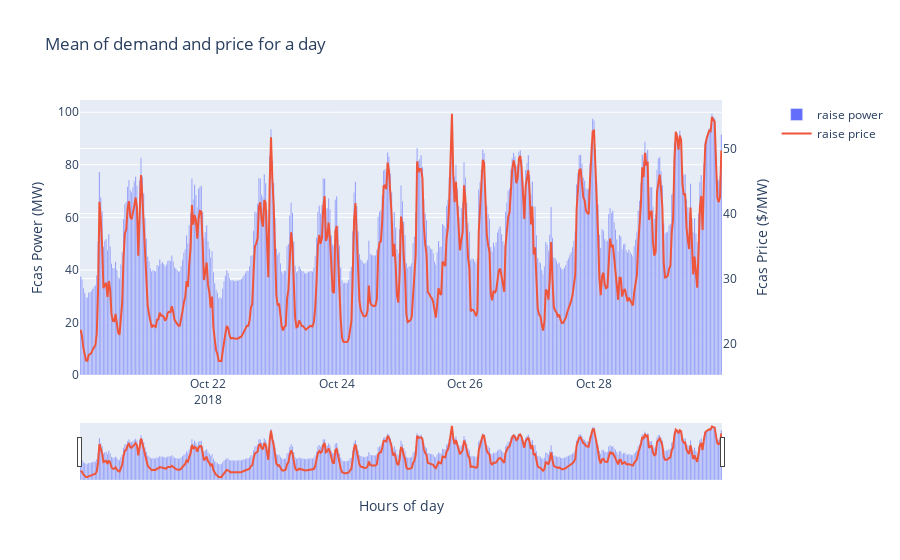

Here is the notebook cell this chart was saved with:
### Code cell
fig = make_subplots(specs=[[{"secondary_y": True}]])
fig.add_trace(go.Bar(x=results['timestamp'], y=results['b_fcas_power'], name='raise power'), secondary_y=False)
fig.add_trace(go.Scatter(x=results['timestamp'], y=results['fcas_clearing_price'], name='raise price'), secondary_y=True)

# Add figure title
fig.update_layout(
    title_text="Mean of demand and price for a day",
    xaxis_rangeslider_visible=True,
)

# Set x-axis title
fig.update_xaxes(title_text="Hours of day")

# Set y-axes titles
fig.update_yaxes(title_text="Fcas Power (MW)", secondary_y=False)
fig.update_yaxes(title_text="Fcas Price ($/MW)", secondary_y=True)

fig.show()

### Figure 1 — Plotly figure (JSON) as saved in the notebook; plotly's stock layout.template omitted (floating-point values rounded to 4 significant figures; data arrays with more than 128 entries replaced by an {"elided": "..."} marker saying what was removed)
{"data": [{"name": "raise power", "type": "bar", "x": {"elided": "479 str values"}, "xaxis": "x", "y": {"elided": "479 str values"}, "yaxis": "y"}, {"name": "raise price", "type": "scatter", "x": {"elided": "479 str values"}, "xaxis": "x", "y": {"elided": "479 float values"}, "yaxis": "y2"}], "layout": {"title": {"text": "Mean of demand and price for a day"}, "xaxis": {"anchor": "y", "domain": [0, 0.94], "rangeslider": {"visible": true}, "title": {"text": "Hours of day"}}, "yaxis": {"anchor": "x", "domain": [0, 1], "title": {"text": "Fcas Power (MW)"}}, "yaxis2": {"anchor": "x", "overlaying": "y", "side": "right", "title": {"text": "Fcas Price ($/MW)"}}}}
